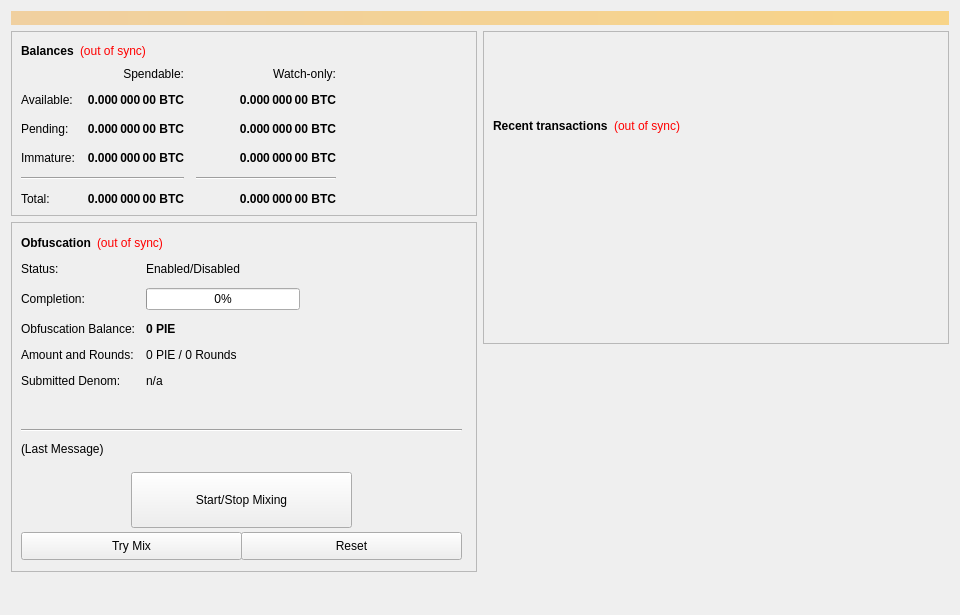
<?xml version="1.0" encoding="UTF-8"?>
<ui version="4.0">
 <class>OverviewPage</class>
 <widget class="QWidget" name="OverviewPage">
  <property name="geometry">
   <rect>
    <x>0</x>
    <y>0</y>
    <width>960</width>
    <height>615</height>
   </rect>
  </property>
  <property name="minimumSize">
   <size>
    <width>960</width>
    <height>0</height>
   </size>
  </property>
  <property name="windowTitle">
   <string>Form</string>
  </property>
  <layout class="QVBoxLayout" name="topLayout">
   <item>
    <widget class="QLabel" name="labelAlerts">
     <property name="visible">
      <bool>false</bool>
     </property>
     <property name="styleSheet">
      <string notr="true">background-color: qlineargradient(x1: 0, y1: 0, x2: 1, y2: 0, stop:0 #F0D0A0, stop:1 #F8D488); color:#000000;</string>
     </property>
     <property name="wordWrap">
      <bool>true</bool>
     </property>
     <property name="margin">
      <number>3</number>
     </property>
    </widget>
   </item>
   <item>
    <layout class="QHBoxLayout" name="horizontalLayout" stretch="1,1">
     <item>
      <layout class="QVBoxLayout" name="verticalLayout_2">
       <item>
        <widget class="QFrame" name="frame">
         <property name="frameShape">
          <enum>QFrame::StyledPanel</enum>
         </property>
         <property name="frameShadow">
          <enum>QFrame::Raised</enum>
         </property>
         <layout class="QVBoxLayout" name="verticalLayout_4">
          <item>
           <layout class="QHBoxLayout" name="horizontalLayout_4">
            <item>
             <widget class="QLabel" name="label_5">
              <property name="font">
               <font>
                <weight>75</weight>
                <bold>true</bold>
               </font>
              </property>
              <property name="text">
               <string>Balances</string>
              </property>
             </widget>
            </item>
            <item>
             <widget class="QLabel" name="labelWalletStatus">
              <property name="cursor">
               <cursorShape>WhatsThisCursor</cursorShape>
              </property>
              <property name="toolTip">
               <string>The displayed information may be out of date. Your wallet automatically synchronizes with the gcoin network after a connection is established, but this process has not completed yet.</string>
              </property>
              <property name="styleSheet">
               <string notr="true">QLabel { color: red; }</string>
              </property>
              <property name="text">
               <string notr="true">(out of sync)</string>
              </property>
              <property name="alignment">
               <set>Qt::AlignLeading|Qt::AlignLeft|Qt::AlignVCenter</set>
              </property>
             </widget>
            </item>
            <item>
             <spacer name="horizontalSpacer_3">
              <property name="orientation">
               <enum>Qt::Horizontal</enum>
              </property>
              <property name="sizeHint" stdset="0">
               <size>
                <width>40</width>
                <height>20</height>
               </size>
              </property>
             </spacer>
            </item>
           </layout>
          </item>
          <item>
           <layout class="QGridLayout" name="gridLayout">
            <property name="spacing">
             <number>12</number>
            </property>
            <item row="2" column="2">
             <widget class="QLabel" name="labelWatchPending">
              <property name="font">
               <font>
                <weight>75</weight>
                <bold>true</bold>
               </font>
              </property>
              <property name="cursor">
               <cursorShape>IBeamCursor</cursorShape>
              </property>
              <property name="toolTip">
               <string>Unconfirmed transactions to watch-only addresses</string>
              </property>
              <property name="text">
               <string notr="true">0.000 000 00 BTC</string>
              </property>
              <property name="alignment">
               <set>Qt::AlignRight|Qt::AlignTrailing|Qt::AlignVCenter</set>
              </property>
              <property name="textInteractionFlags">
               <set>Qt::LinksAccessibleByMouse|Qt::TextSelectableByKeyboard|Qt::TextSelectableByMouse</set>
              </property>
             </widget>
            </item>
            <item row="2" column="1">
             <widget class="QLabel" name="labelUnconfirmed">
              <property name="font">
               <font>
                <weight>75</weight>
                <bold>true</bold>
               </font>
              </property>
              <property name="cursor">
               <cursorShape>IBeamCursor</cursorShape>
              </property>
              <property name="toolTip">
               <string>Total of transactions that have yet to be confirmed, and do not yet count toward the spendable balance</string>
              </property>
              <property name="text">
               <string notr="true">0.000 000 00 BTC</string>
              </property>
              <property name="alignment">
               <set>Qt::AlignRight|Qt::AlignTrailing|Qt::AlignVCenter</set>
              </property>
              <property name="textInteractionFlags">
               <set>Qt::LinksAccessibleByMouse|Qt::TextSelectableByKeyboard|Qt::TextSelectableByMouse</set>
              </property>
             </widget>
            </item>
            <item row="3" column="2">
             <widget class="QLabel" name="labelWatchImmature">
              <property name="font">
               <font>
                <weight>75</weight>
                <bold>true</bold>
               </font>
              </property>
              <property name="cursor">
               <cursorShape>IBeamCursor</cursorShape>
              </property>
              <property name="toolTip">
               <string>Staked or masternode rewards in watch-only addresses that has not yet matured</string>
              </property>
              <property name="text">
               <string notr="true">0.000 000 00 BTC</string>
              </property>
              <property name="alignment">
               <set>Qt::AlignRight|Qt::AlignTrailing|Qt::AlignVCenter</set>
              </property>
              <property name="textInteractionFlags">
               <set>Qt::LinksAccessibleByMouse|Qt::TextSelectableByKeyboard|Qt::TextSelectableByMouse</set>
              </property>
             </widget>
            </item>
            <item row="4" column="0" colspan="2">
             <widget class="Line" name="lineSpendableBalance">
              <property name="orientation">
               <enum>Qt::Horizontal</enum>
              </property>
             </widget>
            </item>
            <item row="4" column="2">
             <widget class="Line" name="lineWatchBalance">
              <property name="sizePolicy">
               <sizepolicy hsizetype="Preferred" vsizetype="Fixed">
                <horstretch>0</horstretch>
                <verstretch>0</verstretch>
               </sizepolicy>
              </property>
              <property name="minimumSize">
               <size>
                <width>140</width>
                <height>0</height>
               </size>
              </property>
              <property name="orientation">
               <enum>Qt::Horizontal</enum>
              </property>
             </widget>
            </item>
            <item row="5" column="0">
             <widget class="QLabel" name="labelTotalText">
              <property name="text">
               <string>Total:</string>
              </property>
             </widget>
            </item>
            <item row="3" column="1">
             <widget class="QLabel" name="labelImmature">
              <property name="font">
               <font>
                <weight>75</weight>
                <bold>true</bold>
               </font>
              </property>
              <property name="cursor">
               <cursorShape>IBeamCursor</cursorShape>
              </property>
              <property name="toolTip">
               <string>Staked or masternode rewards that has not yet matured</string>
              </property>
              <property name="text">
               <string notr="true">0.000 000 00 BTC</string>
              </property>
              <property name="alignment">
               <set>Qt::AlignRight|Qt::AlignTrailing|Qt::AlignVCenter</set>
              </property>
              <property name="textInteractionFlags">
               <set>Qt::LinksAccessibleByMouse|Qt::TextSelectableByKeyboard|Qt::TextSelectableByMouse</set>
              </property>
             </widget>
            </item>
            <item row="2" column="3">
             <spacer name="horizontalSpacer_2">
              <property name="orientation">
               <enum>Qt::Horizontal</enum>
              </property>
              <property name="sizeHint" stdset="0">
               <size>
                <width>40</width>
                <height>20</height>
               </size>
              </property>
             </spacer>
            </item>
            <item row="3" column="0">
             <widget class="QLabel" name="labelImmatureText">
              <property name="text">
               <string>Immature:</string>
              </property>
             </widget>
            </item>
            <item row="5" column="1">
             <widget class="QLabel" name="labelTotal">
              <property name="font">
               <font>
                <weight>75</weight>
                <bold>true</bold>
               </font>
              </property>
              <property name="cursor">
               <cursorShape>IBeamCursor</cursorShape>
              </property>
              <property name="toolTip">
               <string>Your current total balance</string>
              </property>
              <property name="text">
               <string notr="true">0.000 000 00 BTC</string>
              </property>
              <property name="alignment">
               <set>Qt::AlignRight|Qt::AlignTrailing|Qt::AlignVCenter</set>
              </property>
              <property name="textInteractionFlags">
               <set>Qt::LinksAccessibleByMouse|Qt::TextSelectableByKeyboard|Qt::TextSelectableByMouse</set>
              </property>
             </widget>
            </item>
            <item row="5" column="2">
             <widget class="QLabel" name="labelWatchTotal">
              <property name="font">
               <font>
                <weight>75</weight>
                <bold>true</bold>
               </font>
              </property>
              <property name="cursor">
               <cursorShape>IBeamCursor</cursorShape>
              </property>
              <property name="toolTip">
               <string>Current total balance in watch-only addresses</string>
              </property>
              <property name="text">
               <string notr="true">0.000 000 00 BTC</string>
              </property>
              <property name="alignment">
               <set>Qt::AlignRight|Qt::AlignTrailing|Qt::AlignVCenter</set>
              </property>
              <property name="textInteractionFlags">
               <set>Qt::LinksAccessibleByMouse|Qt::TextSelectableByKeyboard|Qt::TextSelectableByMouse</set>
              </property>
             </widget>
            </item>
            <item row="0" column="2">
             <widget class="QLabel" name="labelWatchonly">
              <property name="text">
               <string>Watch-only:</string>
              </property>
              <property name="alignment">
               <set>Qt::AlignRight|Qt::AlignTrailing|Qt::AlignVCenter</set>
              </property>
             </widget>
            </item>
            <item row="1" column="0">
             <widget class="QLabel" name="labelBalanceText">
              <property name="text">
               <string>Available:</string>
              </property>
             </widget>
            </item>
            <item row="1" column="1">
             <widget class="QLabel" name="labelBalance">
              <property name="font">
               <font>
                <weight>75</weight>
                <bold>true</bold>
               </font>
              </property>
              <property name="cursor">
               <cursorShape>IBeamCursor</cursorShape>
              </property>
              <property name="toolTip">
               <string>Your current spendable balance</string>
              </property>
              <property name="text">
               <string notr="true">0.000 000 00 BTC</string>
              </property>
              <property name="alignment">
               <set>Qt::AlignRight|Qt::AlignTrailing|Qt::AlignVCenter</set>
              </property>
              <property name="textInteractionFlags">
               <set>Qt::LinksAccessibleByMouse|Qt::TextSelectableByKeyboard|Qt::TextSelectableByMouse</set>
              </property>
             </widget>
            </item>
            <item row="1" column="2">
             <widget class="QLabel" name="labelWatchAvailable">
              <property name="font">
               <font>
                <weight>75</weight>
                <bold>true</bold>
               </font>
              </property>
              <property name="cursor">
               <cursorShape>IBeamCursor</cursorShape>
              </property>
              <property name="toolTip">
               <string>Your current balance in watch-only addresses</string>
              </property>
              <property name="text">
               <string notr="true">0.000 000 00 BTC</string>
              </property>
              <property name="alignment">
               <set>Qt::AlignRight|Qt::AlignTrailing|Qt::AlignVCenter</set>
              </property>
              <property name="textInteractionFlags">
               <set>Qt::LinksAccessibleByMouse|Qt::TextSelectableByKeyboard|Qt::TextSelectableByMouse</set>
              </property>
             </widget>
            </item>
            <item row="2" column="0">
             <widget class="QLabel" name="labelPendingText">
              <property name="text">
               <string>Pending:</string>
              </property>
             </widget>
            </item>
            <item row="0" column="1">
             <widget class="QLabel" name="labelSpendable">
              <property name="text">
               <string>Spendable:</string>
              </property>
              <property name="alignment">
               <set>Qt::AlignRight|Qt::AlignTrailing|Qt::AlignVCenter</set>
              </property>
             </widget>
            </item>
           </layout>
          </item>
         </layout>
        </widget>
       </item>
       <item>
        <widget class="QFrame" name="frameObfuscation">
         <property name="minimumSize">
          <size>
           <width>0</width>
           <height>350</height>
          </size>
         </property>
         <property name="layoutDirection">
          <enum>Qt::LeftToRight</enum>
         </property>
         <property name="frameShape">
          <enum>QFrame::StyledPanel</enum>
         </property>
         <property name="frameShadow">
          <enum>QFrame::Raised</enum>
         </property>
         <widget class="QWidget" name="formLayoutWidget">
          <property name="geometry">
           <rect>
            <x>10</x>
            <y>40</y>
            <width>451</width>
            <height>161</height>
           </rect>
          </property>
          <layout class="QFormLayout" name="formLayout">
           <property name="fieldGrowthPolicy">
            <enum>QFormLayout::AllNonFixedFieldsGrow</enum>
           </property>
           <property name="horizontalSpacing">
            <number>11</number>
           </property>
           <property name="verticalSpacing">
            <number>12</number>
           </property>
           <item row="0" column="0">
            <widget class="QLabel" name="label_6">
             <property name="text">
              <string>Status:</string>
             </property>
            </widget>
           </item>
           <item row="1" column="0">
            <widget class="QLabel" name="label_7">
             <property name="text">
              <string>Completion:</string>
             </property>
            </widget>
           </item>
           <item row="1" column="1">
            <widget class="QProgressBar" name="obfuscationProgress">
             <property name="maximumSize">
              <size>
               <width>154</width>
               <height>16777215</height>
              </size>
             </property>
             <property name="value">
              <number>0</number>
             </property>
            </widget>
           </item>
           <item row="2" column="0">
            <widget class="QLabel" name="labelAnonymizedText">
             <property name="text">
              <string>Obfuscation Balance:</string>
             </property>
            </widget>
           </item>
           <item row="2" column="1">
            <widget class="QLabel" name="labelAnonymized">
             <property name="font">
              <font>
               <weight>75</weight>
               <bold>true</bold>
              </font>
             </property>
             <property name="text">
              <string notr="true">0 PIE</string>
             </property>
            </widget>
           </item>
           <item row="3" column="0">
            <widget class="QLabel" name="label_8">
             <property name="text">
              <string>Amount and Rounds:</string>
             </property>
            </widget>
           </item>
           <item row="3" column="1">
            <widget class="QLabel" name="labelAmountRounds">
             <property name="text">
              <string>0 PIE / 0 Rounds</string>
             </property>
            </widget>
           </item>
           <item row="4" column="0">
            <widget class="QLabel" name="label_9">
             <property name="text">
              <string>Submitted Denom:</string>
             </property>
            </widget>
           </item>
           <item row="4" column="1">
            <widget class="QLabel" name="labelSubmittedDenom">
             <property name="toolTip">
              <string>The denominations you submitted to the Masternode.&lt;br&gt;To mix, other users must submit the exact same denominations.</string>
             </property>
             <property name="text">
              <string>n/a</string>
             </property>
            </widget>
           </item>
           <item row="0" column="1">
            <widget class="QLabel" name="obfuscationEnabled">
             <property name="text">
              <string>Enabled/Disabled</string>
             </property>
            </widget>
           </item>
          </layout>
         </widget>
         <widget class="QPushButton" name="runAutoDenom">
          <property name="geometry">
           <rect>
            <x>251</x>
            <y>17</y>
            <width>1</width>
            <height>1</height>
           </rect>
          </property>
          <property name="palette">
           <palette>
            <active>
             <colorrole role="WindowText">
              <brush brushstyle="SolidPattern">
               <color alpha="255">
                <red>0</red>
                <green>0</green>
                <blue>0</blue>
               </color>
              </brush>
             </colorrole>
             <colorrole role="Button">
              <brush brushstyle="SolidPattern">
               <color alpha="255">
                <red>239</red>
                <green>238</green>
                <blue>238</blue>
               </color>
              </brush>
             </colorrole>
             <colorrole role="Light">
              <brush brushstyle="SolidPattern">
               <color alpha="255">
                <red>255</red>
                <green>255</green>
                <blue>255</blue>
               </color>
              </brush>
             </colorrole>
             <colorrole role="Midlight">
              <brush brushstyle="SolidPattern">
               <color alpha="255">
                <red>247</red>
                <green>246</green>
                <blue>246</blue>
               </color>
              </brush>
             </colorrole>
             <colorrole role="Dark">
              <brush brushstyle="SolidPattern">
               <color alpha="255">
                <red>119</red>
                <green>119</green>
                <blue>119</blue>
               </color>
              </brush>
             </colorrole>
             <colorrole role="Mid">
              <brush brushstyle="SolidPattern">
               <color alpha="255">
                <red>159</red>
                <green>159</green>
                <blue>159</blue>
               </color>
              </brush>
             </colorrole>
             <colorrole role="Text">
              <brush brushstyle="SolidPattern">
               <color alpha="255">
                <red>0</red>
                <green>0</green>
                <blue>0</blue>
               </color>
              </brush>
             </colorrole>
             <colorrole role="BrightText">
              <brush brushstyle="SolidPattern">
               <color alpha="255">
                <red>255</red>
                <green>255</green>
                <blue>255</blue>
               </color>
              </brush>
             </colorrole>
             <colorrole role="ButtonText">
              <brush brushstyle="SolidPattern">
               <color alpha="255">
                <red>0</red>
                <green>0</green>
                <blue>0</blue>
               </color>
              </brush>
             </colorrole>
             <colorrole role="Base">
              <brush brushstyle="SolidPattern">
               <color alpha="255">
                <red>255</red>
                <green>255</green>
                <blue>255</blue>
               </color>
              </brush>
             </colorrole>
             <colorrole role="Window">
              <brush brushstyle="SolidPattern">
               <color alpha="255">
                <red>239</red>
                <green>238</green>
                <blue>238</blue>
               </color>
              </brush>
             </colorrole>
             <colorrole role="Shadow">
              <brush brushstyle="SolidPattern">
               <color alpha="255">
                <red>0</red>
                <green>0</green>
                <blue>0</blue>
               </color>
              </brush>
             </colorrole>
             <colorrole role="AlternateBase">
              <brush brushstyle="SolidPattern">
               <color alpha="255">
                <red>247</red>
                <green>246</green>
                <blue>246</blue>
               </color>
              </brush>
             </colorrole>
             <colorrole role="ToolTipBase">
              <brush brushstyle="SolidPattern">
               <color alpha="255">
                <red>255</red>
                <green>255</green>
                <blue>220</blue>
               </color>
              </brush>
             </colorrole>
             <colorrole role="ToolTipText">
              <brush brushstyle="SolidPattern">
               <color alpha="255">
                <red>0</red>
                <green>0</green>
                <blue>0</blue>
               </color>
              </brush>
             </colorrole>
            </active>
            <inactive>
             <colorrole role="WindowText">
              <brush brushstyle="SolidPattern">
               <color alpha="255">
                <red>0</red>
                <green>0</green>
                <blue>0</blue>
               </color>
              </brush>
             </colorrole>
             <colorrole role="Button">
              <brush brushstyle="SolidPattern">
               <color alpha="255">
                <red>239</red>
                <green>238</green>
                <blue>238</blue>
               </color>
              </brush>
             </colorrole>
             <colorrole role="Light">
              <brush brushstyle="SolidPattern">
               <color alpha="255">
                <red>255</red>
                <green>255</green>
                <blue>255</blue>
               </color>
              </brush>
             </colorrole>
             <colorrole role="Midlight">
              <brush brushstyle="SolidPattern">
               <color alpha="255">
                <red>247</red>
                <green>246</green>
                <blue>246</blue>
               </color>
              </brush>
             </colorrole>
             <colorrole role="Dark">
              <brush brushstyle="SolidPattern">
               <color alpha="255">
                <red>119</red>
                <green>119</green>
                <blue>119</blue>
               </color>
              </brush>
             </colorrole>
             <colorrole role="Mid">
              <brush brushstyle="SolidPattern">
               <color alpha="255">
                <red>159</red>
                <green>159</green>
                <blue>159</blue>
               </color>
              </brush>
             </colorrole>
             <colorrole role="Text">
              <brush brushstyle="SolidPattern">
               <color alpha="255">
                <red>0</red>
                <green>0</green>
                <blue>0</blue>
               </color>
              </brush>
             </colorrole>
             <colorrole role="BrightText">
              <brush brushstyle="SolidPattern">
               <color alpha="255">
                <red>255</red>
                <green>255</green>
                <blue>255</blue>
               </color>
              </brush>
             </colorrole>
             <colorrole role="ButtonText">
              <brush brushstyle="SolidPattern">
               <color alpha="255">
                <red>0</red>
                <green>0</green>
                <blue>0</blue>
               </color>
              </brush>
             </colorrole>
             <colorrole role="Base">
              <brush brushstyle="SolidPattern">
               <color alpha="255">
                <red>255</red>
                <green>255</green>
                <blue>255</blue>
               </color>
              </brush>
             </colorrole>
             <colorrole role="Window">
              <brush brushstyle="SolidPattern">
               <color alpha="255">
                <red>239</red>
                <green>238</green>
                <blue>238</blue>
               </color>
              </brush>
             </colorrole>
             <colorrole role="Shadow">
              <brush brushstyle="SolidPattern">
               <color alpha="255">
                <red>0</red>
                <green>0</green>
                <blue>0</blue>
               </color>
              </brush>
             </colorrole>
             <colorrole role="AlternateBase">
              <brush brushstyle="SolidPattern">
               <color alpha="255">
                <red>247</red>
                <green>246</green>
                <blue>246</blue>
               </color>
              </brush>
             </colorrole>
             <colorrole role="ToolTipBase">
              <brush brushstyle="SolidPattern">
               <color alpha="255">
                <red>255</red>
                <green>255</green>
                <blue>220</blue>
               </color>
              </brush>
             </colorrole>
             <colorrole role="ToolTipText">
              <brush brushstyle="SolidPattern">
               <color alpha="255">
                <red>0</red>
                <green>0</green>
                <blue>0</blue>
               </color>
              </brush>
             </colorrole>
            </inactive>
            <disabled>
             <colorrole role="WindowText">
              <brush brushstyle="SolidPattern">
               <color alpha="255">
                <red>119</red>
                <green>119</green>
                <blue>119</blue>
               </color>
              </brush>
             </colorrole>
             <colorrole role="Button">
              <brush brushstyle="SolidPattern">
               <color alpha="255">
                <red>239</red>
                <green>238</green>
                <blue>238</blue>
               </color>
              </brush>
             </colorrole>
             <colorrole role="Light">
              <brush brushstyle="SolidPattern">
               <color alpha="255">
                <red>255</red>
                <green>255</green>
                <blue>255</blue>
               </color>
              </brush>
             </colorrole>
             <colorrole role="Midlight">
              <brush brushstyle="SolidPattern">
               <color alpha="255">
                <red>247</red>
                <green>246</green>
                <blue>246</blue>
               </color>
              </brush>
             </colorrole>
             <colorrole role="Dark">
              <brush brushstyle="SolidPattern">
               <color alpha="255">
                <red>119</red>
                <green>119</green>
                <blue>119</blue>
               </color>
              </brush>
             </colorrole>
             <colorrole role="Mid">
              <brush brushstyle="SolidPattern">
               <color alpha="255">
                <red>159</red>
                <green>159</green>
                <blue>159</blue>
               </color>
              </brush>
             </colorrole>
             <colorrole role="Text">
              <brush brushstyle="SolidPattern">
               <color alpha="255">
                <red>119</red>
                <green>119</green>
                <blue>119</blue>
               </color>
              </brush>
             </colorrole>
             <colorrole role="BrightText">
              <brush brushstyle="SolidPattern">
               <color alpha="255">
                <red>255</red>
                <green>255</green>
                <blue>255</blue>
               </color>
              </brush>
             </colorrole>
             <colorrole role="ButtonText">
              <brush brushstyle="SolidPattern">
               <color alpha="255">
                <red>119</red>
                <green>119</green>
                <blue>119</blue>
               </color>
              </brush>
             </colorrole>
             <colorrole role="Base">
              <brush brushstyle="SolidPattern">
               <color alpha="255">
                <red>239</red>
                <green>238</green>
                <blue>238</blue>
               </color>
              </brush>
             </colorrole>
             <colorrole role="Window">
              <brush brushstyle="SolidPattern">
               <color alpha="255">
                <red>239</red>
                <green>238</green>
                <blue>238</blue>
               </color>
              </brush>
             </colorrole>
             <colorrole role="Shadow">
              <brush brushstyle="SolidPattern">
               <color alpha="255">
                <red>0</red>
                <green>0</green>
                <blue>0</blue>
               </color>
              </brush>
             </colorrole>
             <colorrole role="AlternateBase">
              <brush brushstyle="SolidPattern">
               <color alpha="255">
                <red>239</red>
                <green>238</green>
                <blue>238</blue>
               </color>
              </brush>
             </colorrole>
             <colorrole role="ToolTipBase">
              <brush brushstyle="SolidPattern">
               <color alpha="255">
                <red>255</red>
                <green>255</green>
                <blue>220</blue>
               </color>
              </brush>
             </colorrole>
             <colorrole role="ToolTipText">
              <brush brushstyle="SolidPattern">
               <color alpha="255">
                <red>0</red>
                <green>0</green>
                <blue>0</blue>
               </color>
              </brush>
             </colorrole>
            </disabled>
           </palette>
          </property>
          <property name="focusPolicy">
           <enum>Qt::NoFocus</enum>
          </property>
          <property name="autoFillBackground">
           <bool>true</bool>
          </property>
          <property name="text">
           <string/>
          </property>
          <property name="flat">
           <bool>true</bool>
          </property>
         </widget>
         <widget class="QPushButton" name="toggleObfuscation">
          <property name="geometry">
           <rect>
            <x>120</x>
            <y>250</y>
            <width>221</width>
            <height>56</height>
           </rect>
          </property>
          <property name="sizePolicy">
           <sizepolicy hsizetype="MinimumExpanding" vsizetype="Fixed">
            <horstretch>0</horstretch>
            <verstretch>0</verstretch>
           </sizepolicy>
          </property>
          <property name="text">
           <string>Start/Stop Mixing</string>
          </property>
         </widget>
         <widget class="Line" name="lineLastMessage">
          <property name="geometry">
           <rect>
            <x>10</x>
            <y>200</y>
            <width>441</width>
            <height>16</height>
           </rect>
          </property>
          <property name="orientation">
           <enum>Qt::Horizontal</enum>
          </property>
         </widget>
         <widget class="QLabel" name="obfuscationStatus">
          <property name="geometry">
           <rect>
            <x>10</x>
            <y>220</y>
            <width>451</width>
            <height>61</height>
           </rect>
          </property>
          <property name="minimumSize">
           <size>
            <width>288</width>
            <height>43</height>
           </size>
          </property>
          <property name="text">
           <string>(Last Message)</string>
          </property>
          <property name="alignment">
           <set>Qt::AlignLeading|Qt::AlignLeft|Qt::AlignTop</set>
          </property>
          <property name="wordWrap">
           <bool>true</bool>
          </property>
         </widget>
         <widget class="QPushButton" name="obfuscationAuto">
          <property name="geometry">
           <rect>
            <x>10</x>
            <y>310</y>
            <width>221</width>
            <height>28</height>
           </rect>
          </property>
          <property name="sizePolicy">
           <sizepolicy hsizetype="MinimumExpanding" vsizetype="Fixed">
            <horstretch>0</horstretch>
            <verstretch>0</verstretch>
           </sizepolicy>
          </property>
          <property name="toolTip">
           <string>Try to manually submit a Obfuscation request.</string>
          </property>
          <property name="text">
           <string>Try Mix</string>
          </property>
         </widget>
         <widget class="QPushButton" name="obfuscationReset">
          <property name="geometry">
           <rect>
            <x>230</x>
            <y>310</y>
            <width>221</width>
            <height>28</height>
           </rect>
          </property>
          <property name="sizePolicy">
           <sizepolicy hsizetype="MinimumExpanding" vsizetype="Fixed">
            <horstretch>0</horstretch>
            <verstretch>0</verstretch>
           </sizepolicy>
          </property>
          <property name="toolTip">
           <string>Reset the current status of Obfuscation (can interrupt Obfuscation if it's in the process of Mixing, which can cost you money!)</string>
          </property>
          <property name="autoFillBackground">
           <bool>false</bool>
          </property>
          <property name="text">
           <string>Reset</string>
          </property>
         </widget>
         <widget class="QWidget" name="layoutWidget">
          <property name="geometry">
           <rect>
            <x>10</x>
            <y>10</y>
            <width>431</width>
            <height>22</height>
           </rect>
          </property>
          <layout class="QHBoxLayout" name="horizontalLayout_5">
           <item>
            <widget class="QLabel" name="label_2">
             <property name="font">
              <font>
               <weight>75</weight>
               <bold>true</bold>
              </font>
             </property>
             <property name="text">
              <string>Obfuscation</string>
             </property>
            </widget>
           </item>
           <item>
            <widget class="QLabel" name="labelObfuscationSyncStatus">
             <property name="toolTip">
              <string>The displayed information may be out of date. Your wallet automatically synchronizes with the gcoin network after a connection is established, but this process has not completed yet.</string>
             </property>
             <property name="styleSheet">
              <string notr="true">QLabel { color: red; }</string>
             </property>
             <property name="text">
              <string notr="true">(out of sync)</string>
             </property>
             <property name="alignment">
              <set>Qt::AlignLeading|Qt::AlignLeft|Qt::AlignVCenter</set>
             </property>
            </widget>
           </item>
           <item>
            <spacer name="horizontalSpacer_4">
             <property name="orientation">
              <enum>Qt::Horizontal</enum>
             </property>
             <property name="sizeHint" stdset="0">
              <size>
               <width>40</width>
               <height>20</height>
              </size>
             </property>
            </spacer>
           </item>
          </layout>
         </widget>
        </widget>
       </item>
       <item>
        <spacer name="verticalSpacer">
         <property name="orientation">
          <enum>Qt::Vertical</enum>
         </property>
         <property name="sizeHint" stdset="0">
          <size>
           <width>20</width>
           <height>40</height>
          </size>
         </property>
        </spacer>
       </item>
      </layout>
     </item>
     <item>
      <layout class="QVBoxLayout" name="verticalLayout_3">
       <item>
        <widget class="QFrame" name="frame_2">
         <property name="frameShape">
          <enum>QFrame::StyledPanel</enum>
         </property>
         <property name="frameShadow">
          <enum>QFrame::Raised</enum>
         </property>
         <layout class="QVBoxLayout" name="verticalLayout">
          <item>
           <spacer name="verticalSpacer_3">
            <property name="orientation">
             <enum>Qt::Vertical</enum>
            </property>
            <property name="sizeType">
             <enum>QSizePolicy::Fixed</enum>
            </property>
            <property name="sizeHint" stdset="0">
             <size>
              <width>20</width>
              <height>75</height>
             </size>
            </property>
           </spacer>
          </item>
          <item>
           <layout class="QHBoxLayout" name="horizontalLayout_2">
            <item>
             <widget class="QLabel" name="label_4">
              <property name="font">
               <font>
                <weight>75</weight>
                <bold>true</bold>
               </font>
              </property>
              <property name="text">
               <string>Recent transactions</string>
              </property>
             </widget>
            </item>
            <item>
             <widget class="QLabel" name="labelTransactionsStatus">
              <property name="cursor">
               <cursorShape>WhatsThisCursor</cursorShape>
              </property>
              <property name="toolTip">
               <string>The displayed information may be out of date. Your wallet automatically synchronizes with the gcoin network after a connection is established, but this process has not completed yet.</string>
              </property>
              <property name="styleSheet">
               <string notr="true">QLabel { color: red; }</string>
              </property>
              <property name="text">
               <string notr="true">(out of sync)</string>
              </property>
              <property name="alignment">
               <set>Qt::AlignRight|Qt::AlignTrailing|Qt::AlignVCenter</set>
              </property>
             </widget>
            </item>
            <item>
             <spacer name="horizontalSpacer">
              <property name="orientation">
               <enum>Qt::Horizontal</enum>
              </property>
              <property name="sizeHint" stdset="0">
               <size>
                <width>40</width>
                <height>20</height>
               </size>
              </property>
             </spacer>
            </item>
           </layout>
          </item>
          <item>
           <widget class="QListView" name="listTransactions">
            <property name="styleSheet">
             <string notr="true">QListView { background: transparent; }</string>
            </property>
            <property name="frameShape">
             <enum>QFrame::NoFrame</enum>
            </property>
            <property name="verticalScrollBarPolicy">
             <enum>Qt::ScrollBarAlwaysOff</enum>
            </property>
            <property name="horizontalScrollBarPolicy">
             <enum>Qt::ScrollBarAlwaysOff</enum>
            </property>
            <property name="selectionMode">
             <enum>QAbstractItemView::NoSelection</enum>
            </property>
           </widget>
          </item>
         </layout>
        </widget>
       </item>
       <item>
        <spacer name="verticalSpacer_2">
         <property name="orientation">
          <enum>Qt::Vertical</enum>
         </property>
         <property name="sizeType">
          <enum>QSizePolicy::Expanding</enum>
         </property>
         <property name="sizeHint" stdset="0">
          <size>
           <width>20</width>
           <height>40</height>
          </size>
         </property>
        </spacer>
       </item>
      </layout>
     </item>
    </layout>
   </item>
  </layout>
 </widget>
 <resources/>
 <connections/>
</ui>
